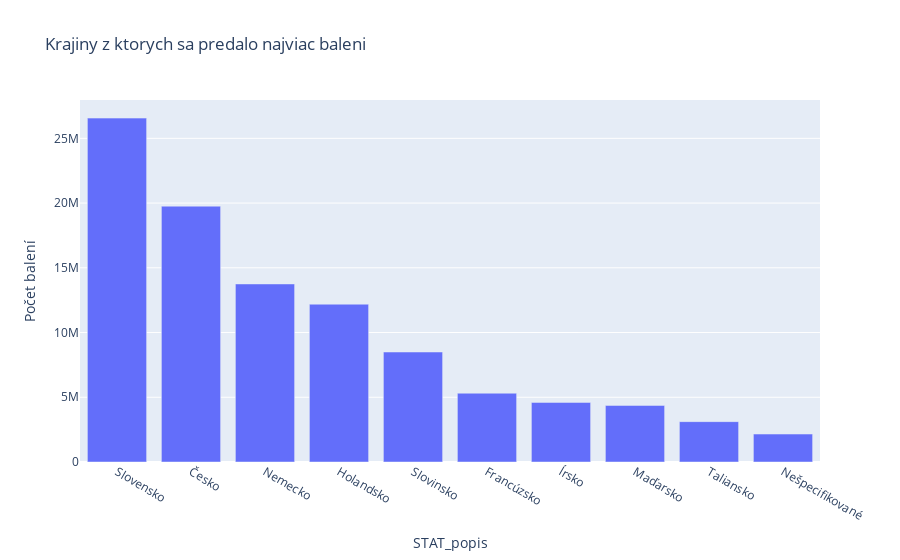

Notebook source saved alongside this figure:
### Code cell
px.bar(table2020.head(10), x='STAT_popis', y='Počet balení', title='Krajiny z ktorych sa predalo najviac baleni')

### Figure 1 — Plotly figure (JSON) as saved in the notebook; plotly's stock layout.template omitted (floating-point values rounded to 4 significant figures)
{"data": [{"alignmentgroup": "True", "hovertemplate": "STAT_popis=%{x}<br>Počet balení=%{y}<extra></extra>", "legendgroup": "", "marker": {"color": "#636efa"}, "name": "", "offsetgroup": "", "orientation": "v", "showlegend": false, "textposition": "auto", "type": "bar", "x": ["Slovensko", "Česko", "Nemecko", "Holandsko", "Slovinsko", "Francúzsko", "ĺrsko", "Maďarsko", "Taliansko", "Nešpecifikované"], "xaxis": "x", "y": [26560000.0, 19760000.0, 13750000.0, 12190000.0, 8495000.0, 5313000.0, 4602000.0, 4369000.0, 3118000.0, 2159000.0], "yaxis": "y"}], "layout": {"barmode": "relative", "legend": {"tracegroupgap": 0}, "title": {"text": "Krajiny z ktorych sa predalo najviac baleni"}, "xaxis": {"anchor": "y", "domain": [0, 1], "title": {"text": "STAT_popis"}}, "yaxis": {"anchor": "x", "domain": [0, 1], "title": {"text": "Počet balení"}}}}
